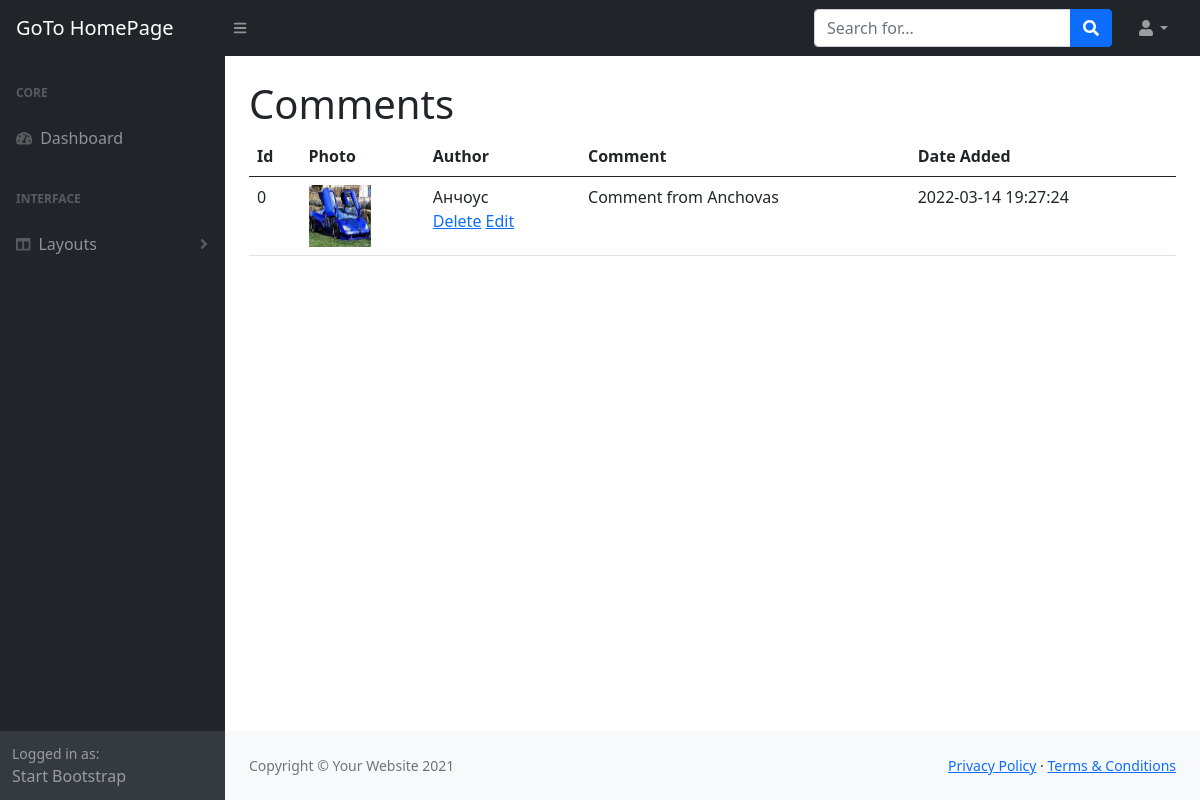
The app's page /admin/comments.php (signed in) with its own data.
### tables this page shows
CREATE TABLE `comments` (
  `id` int(11) NOT NULL,
  `photo_id` int(11) NOT NULL,
  `author` varchar(255) NOT NULL,
  `body` text NOT NULL,
  `date` datetime NOT NULL
);

CREATE TABLE `photos` (
  `id` int(11) NOT NULL,
  `title` varchar(255) NOT NULL,
  `caption` varchar(255) NOT NULL,
  `description` text NOT NULL,
  `filename` varchar(255) NOT NULL,
  `alternate_text` varchar(255) NOT NULL,
  `type` varchar(255) NOT NULL,
  `size` int(11) NOT NULL,
  `date` date NOT NULL
);

### admin/includes/database.php (called while the page is built, shortened)
<?php
class Database
{
   public $connection;
   public function open_db_connection()
   {
      $this->connection = new mysqli(DB_HOST, DB_USER, DB_PASS, DB_NAME);
   }
   public function query($sql)
   {
      $result = $this->connection->query($sql);
      return $result;
   }
}
$database = new Database();

### admin/includes/db_object.php (called while the page is built, shortened)
<?php
class Db_object
{
   public static function find_all()
   {
      return static::find_by_query("SELECT * FROM " . static::$db_table . " ");
   }
   public static function find_by_id($id)
   {
      $the_result_array = static::find_by_query("SELECT * FROM " . static::$db_table . " WHERE id = $id LIMIT 1");
      return !empty($the_result_array) ? array_shift($the_result_array) : false;
   }
   public static function find_by_query($sql)
   {
      global $database;
      $result_set = $database->query($sql);
      $the_object_array = array();
      while ($row = mysqli_fetch_array($result_set)) {
         $the_object_array[] = static::instantiation($row);
      }
      return $the_object_array;
   }
   public static function instantiation($the_record)
   {
      $the_object = new $calling_class;
      foreach ($the_record as $property => $value) {
         if ($the_object->has_the_property($property)) {
            $the_object->$property = $value;
         }
      }
      return $the_object;
   }
   private function has_the_property($property)
   {
      $object_properties = get_object_vars($this);
      return array_key_exists($property, $object_properties);
   }
}

### admin/includes/photo.php (called while the page is built, shortened)
<?php
class Photo extends Db_object
{
   public $filename;
   public $upload_directory = "images";
   public function picture_path()
   {
      return $this->upload_directory . DS . $this->filename;
   }
}

### admin/comments.php (the view, shortened to what this page needs)
<?php include "includes/header.php"; ?>
<?php include "includes/top_nav.php"; ?>
<div id="layoutSidenav">
   <?php include "includes/side_nav.php"; ?>
   <div id="layoutSidenav_content">
      <main>
         <div class="container-fluid px-4">
            <h1 class="mt-4">Comments</h1>
            <div class="col-md-12">
               <table class="table table-hover">
                  <thad>
                     <tr>
                        <th>Id</th>
                        <th>Photo</th>
                        <th>Author</th>
                        <th>Comment</th>
                        <th>Date Added</th>
                     </tr>
                  </thad>
                  <tbody>
                     <?php
                     $comments = Comment::find_all();
                     foreach ($comments as $comment) : ?>
                        <tr>
                           <td><?php echo $comment->id; ?></td>
                           <td>
                              <?php
                                 $photo = Photo::find_by_id($comment->photo_id);
                              ?>
                              <a href ="edit_photo.php?id=<?php echo $comment->photo_id; ?>">
                                 <img class="admin-user-thumbnail user_image" src="<?php echo $photo->picture_path(); ?>" alt="<?php echo $photo->title; ?>">
                              </a>
                           </td>
                           <td>
                              <?php echo $comment->author; ?>
                              <div class="action_links">
                                 <a href="delete_comment.php?id=<?php echo $comment->id; ?>">Delete</a>
                                 <a href="edit_comment.php?id=<?php echo $comment->id; ?>">Edit</a>
                              </div>
                           </td>
                           <td><?php echo $comment->body; ?></td>
                           <td><?php echo $comment->date; ?></td>
                        </tr>
                     <?php endforeach; ?>
                  </tbody>
               </table>
            </div>
         </div>
      </main>
      <?php include "includes/sub_footer.php"; ?>
   </div>
</div>
<?php include "includes/footer.php"; ?>

### admin/css/gallery.css (style rules this page uses)
.user_image { width: 62px; height: 62px; }

### records on screen
comments: id "0", photo.filename (picture), author "Анчоус", body "Comment from Anchovas", date "2022-03-14 19:27:24"
